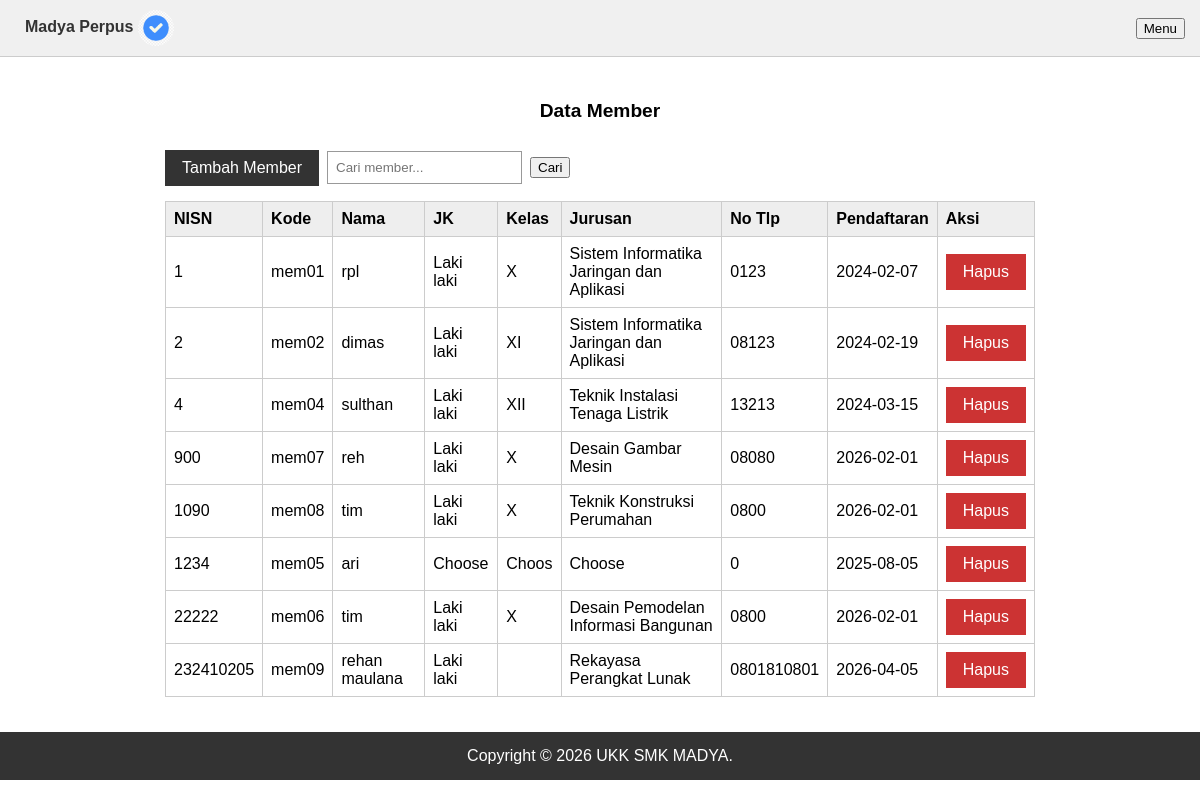
/DashboardAdmin/member/member.php (signed in), run on the app's committed database.
### tables this page shows
CREATE TABLE `member` (
  `nisn` int NOT NULL,
  `kode_member` varchar(12) NOT NULL,
  `nama` varchar(255) NOT NULL,
  `password` varchar(255) NOT NULL,
  `jenis_kelamin` varchar(20) NOT NULL,
  `kelas` varchar(5) NOT NULL,
  `jurusan` varchar(50) NOT NULL,
  `no_tlp` varchar(15) NOT NULL,
  `tgl_pendaftaran` date NOT NULL
);

### config/config.php (called while the page is built)
<?php
$host = "localhost";
$username = "root";
$password = "";
$database_name = "perpustakaan";
$connection = mysqli_connect($host, $username, $password, $database_name);
function queryReadData($query)
{
  global $connection;
  $result = mysqli_query($connection, $query);
  $items = [];
  while ($item = mysqli_fetch_assoc($result)) {
    $items[] = $item;
  }
  return $items;
}

### DashboardAdmin/member/member.php (the view, shortened to what this page needs)
<?php
require "../../config/config.php";
$member = queryReadData("SELECT * FROM member");
?>
<!DOCTYPE html>
<html lang="id">
<head>
    <link rel="stylesheet" href="../../assets/base.css">
</head>
<body>
    <nav class="nav-plain">
        <span><strong>Madya Perpus</strong> <img src="../../assets/header.png" alt="Logo" style="width:36px;height:36px;vertical-align:middle;border-radius:50%;"></span>
        <div class="dropdown-wrap">
            <button type="button" onclick="document.getElementById('menuDropdown').classList.toggle('show')">Menu</button>
        </div>
    </nav>
    <div class="container-plain">
        <h1 class="section-title">Data Member</h1>
        <form action="" method="post" class="flex-wrap" style="margin-bottom:15px;">
            <a href="tambah.php" class="btn btn-primary">Tambah Member</a>
            <input type="text" name="keyword" placeholder="Cari member...">
            <button type="submit" name="search">Cari</button>
        </form>
        <div style="overflow-x:auto;">
            <table>
                <thead>
                    <tr>
                        <th>NISN</th>
                        <th>Kode</th>
                        <th>Nama</th>
                        <th>JK</th>
                        <th>Kelas</th>
                        <th>Jurusan</th>
                        <th>No Tlp</th>
                        <th>Pendaftaran</th>
                        <th>Aksi</th>
                    </tr>
                </thead>
                <tbody>
                    <?php foreach ($member as $item) : ?>
                        <tr>
                            <td><?= $item["nisn"]; ?></td>
                            <td><?= $item["kode_member"]; ?></td>
                            <td><?= $item["nama"]; ?></td>
                            <td><?= $item["jenis_kelamin"]; ?></td>
                            <td><?= $item["kelas"]; ?></td>
                            <td><?= $item["jurusan"]; ?></td>
                            <td><?= $item["no_tlp"]; ?></td>
                            <td><?= $item["tgl_pendaftaran"]; ?></td>
                            <td><a href="deleteMember.php?id=<?= $item["nisn"]; ?>" class="btn btn-danger" onclick="return confirm('Yakin hapus member?');">Hapus</a></td>
                        </tr>
                    <?php endforeach; ?>
                </tbody>
            </table>
        </div>
    </div>
    <footer class="page-footer">Copyright © 2026 UKK SMK MADYA.</footer>
</body>
</html>

### assets/base.css (style rules this page uses)
* { box-sizing: border-box; }
body { margin: 0; font-family: sans-serif; }
.nav-plain { display: flex; justify-content: space-between; align-items: center; padding: 10px 15px; background: #f0f0f0; border-bottom: 1px solid #ccc; }
.nav-plain a, .nav-plain span { color: #333; text-decoration: none; margin-left: 10px; }
.nav-plain img { width: 36px; height: 36px; vertical-align: middle; border-radius: 50%; }
.container-plain { max-width: 900px; margin: 0 auto; padding: 15px; }
.btn { padding: 8px 16px; border: 1px solid #666; cursor: pointer; font-size: 1rem; text-decoration: none; display: inline-block; background: #eee; color: #333; }
.btn-primary { background: #333; color: #fff; border-color: #333; }
.btn-danger { background: #c33; color: #fff; border-color: #c33; }
.dropdown-wrap { position: relative; }
table { width: 100%; border-collapse: collapse; }
th, td { padding: 8px; text-align: left; border: 1px solid #ccc; }
th { background: #eee; }
.page-footer { text-align: center; padding: 15px; background: #333; color: #fff; margin-top: 20px; }
.section-title { text-align: center; padding: 15px; font-size: 1.2rem; }
.flex-wrap { display: flex; flex-wrap: wrap; gap: 8px; align-items: center; }
input[type="text"], input[type="number"], input[type="password"], input[type="date"], input[type="file"], textarea { padding: 8px; border: 1px solid #999; }

### data on the page
member: nisn "1", kode_member "mem01", nama "rpl", jenis_kelamin "Laki laki", kelas "X", jurusan "Sistem Informatika Jaringan dan Aplikasi", no_tlp "0123", tgl_pendaftaran "2024-02-07"
member: nisn "2", kode_member "mem02", nama "dimas", jenis_kelamin "Laki laki", kelas "XI", jurusan "Sistem Informatika Jaringan dan Aplikasi", no_tlp "08123", tgl_pendaftaran "2024-02-19"
member: nisn "4", kode_member "mem04", nama "sulthan", jenis_kelamin "Laki laki", kelas "XII", jurusan "Teknik Instalasi Tenaga Listrik", no_tlp "13213", tgl_pendaftaran "2024-03-15"
member: nisn "900", kode_member "mem07", nama "reh", jenis_kelamin "Laki laki", kelas "X", jurusan "Desain Gambar Mesin", no_tlp "08080", tgl_pendaftaran "2026-02-01"
member: nisn "1090", kode_member "mem08", nama "tim", jenis_kelamin "Laki laki", kelas "X", jurusan "Teknik Konstruksi Perumahan", no_tlp "0800", tgl_pendaftaran "2026-02-01"
member: nisn "1234", kode_member "mem05", nama "ari", jenis_kelamin "Choose", kelas "Choos", jurusan "Choose", no_tlp "0", tgl_pendaftaran "2025-08-05"
member: nisn "22222", kode_member "mem06", nama "tim", jenis_kelamin "Laki laki", kelas "X", jurusan "Desain Pemodelan Informasi Bangunan", no_tlp "0800", tgl_pendaftaran "2026-02-01"
member: nisn "232410205", kode_member "mem09", nama "rehan maulana", jenis_kelamin "Laki laki", jurusan "Rekayasa Perangkat Lunak", no_tlp "0801810801", tgl_pendaftaran "2026-04-05"
